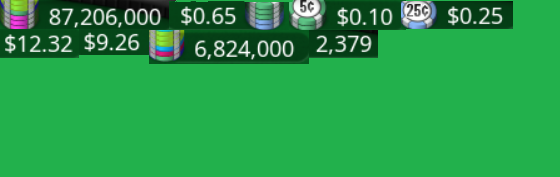
#> input picture ocr/data/train/train.png, 560 x 177 px, found by its file name
$ python make_train_data.py
#> lines starting #> are read from the running program, lines starting #| are printed output that depends on the picture; after the words box and inside, x2 and y2 are one past the last pixel; in counts of white or black regions, pixels touching at a corner belong together
#> further down, im is the input picture: shape (177, 560, 3); mean B, G, R 73.9, 156.1, 39.4
import sys

import numpy as np
import cv2

def preproccess_image(im):
    gray = cv2.cvtColor(im, cv2.COLOR_BGR2GRAY)
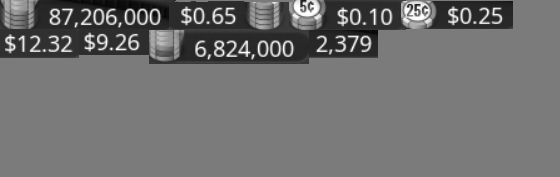
#> gray: shape (177, 560); min 5, max 255, mean 112
    blur = cv2.GaussianBlur(gray, (1, 1), 0)
    threshold = 100
    _, thresh = cv2.threshold(blur, threshold, 255, cv2.THRESH_BINARY)
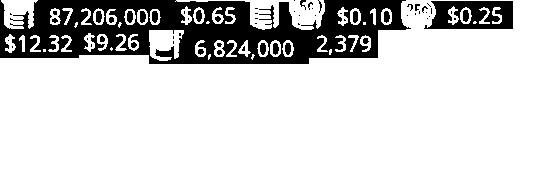
#> thresh: shape (177, 560); 81.2% white; 62 black regions (39 under 20 px)
    return thresh

if __name__ == "__main__":

    im = cv2.imread(r'D:\Development\PyCharm\simple-ocr-opencv\simpleocr\data\train.png')
    # im3 = im.copy()

    preproccessed_image = preproccess_image(im)
    contours,hierarchy = cv2.findContours(preproccessed_image,cv2.RETR_EXTERNAL,cv2.CHAIN_APPROX_SIMPLE)
#> contours = 49 contours, 9 with area under 20; largest, box (x1, y1, x2, y2) and area: (0, 0, 560, 177) 74963, (175, 0, 325, 30) 1451, (149, 30, 184, 61) 680, (1, 0, 38, 29) 651, (381, 8, 392, 25) 138

    samples =  np.empty((0,100))
    responses = []

    for cnt in contours:
        [x,y,w,h] = cv2.boundingRect(cnt)

        if  (h>14 and h<18 and w<14) or (h>0 and h<5 and w<5):
            cv2.rectangle(im,(x,y),(x+w,y+h),(0,0,255),2)
            roi = preproccessed_image[y:y+h,x:x+w]
            roismall = cv2.resize(roi,(10,10))
            cv2.imshow('norm',im)
            key = cv2.waitKey(0)

            if key == 27:  # (escape to quit)
                sys.exit()
#> (the program exits here)
